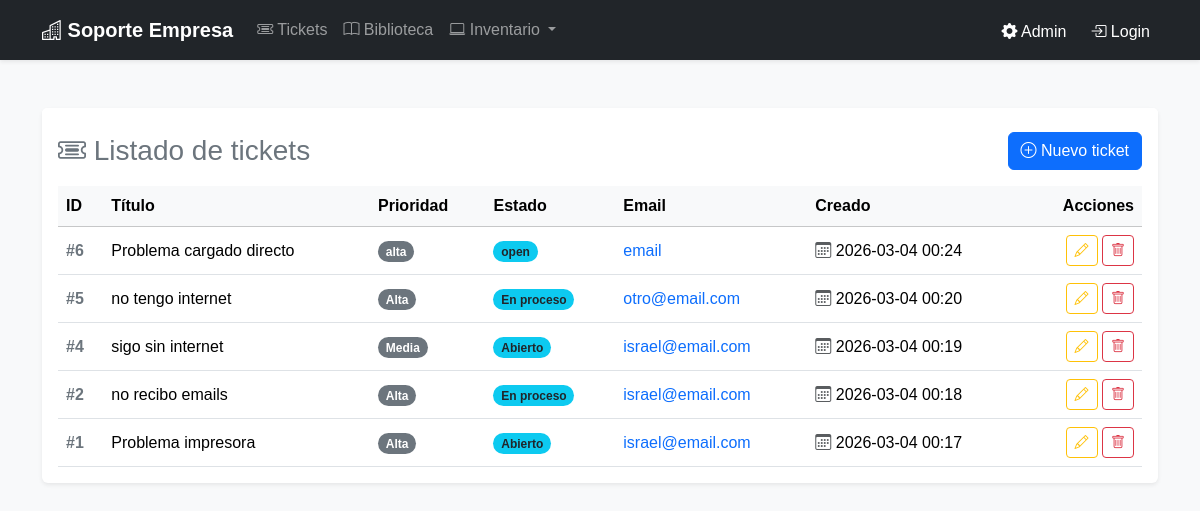
The page /tickets/ on the database its author committed.
### tickets/models.py (models this page shows, shortened)
class Ticket(models.Model):
    PRIORIDAD_CHOICES = [
        ("BAJA", "Baja"),
        ("MEDIA", "Media"),
        ("ALTA", "Alta"),
    ]
    ESTADO_CHOICES = [
        ("ABIERTO", "Abierto"),
        ("EN_PROCESO", "En proceso"),
        ("CERRADO", "Cerrado"),
    ]
    titulo = models.CharField(max_length=120)
    email_contacto = models.EmailField()
    prioridad = models.CharField(max_length=10, choices=PRIORIDAD_CHOICES,
default="MEDIA")
    estado = models.CharField(max_length=12, choices=ESTADO_CHOICES,
default="ABIERTO")
    descripcion = models.TextField(blank=True)
    fecha_creacion = models.DateTimeField(auto_now_add=True)

### tickets/views.py (the view)
# urls.py: path("", TicketListView.as_view(), name="ticket_list"),
class TicketListView(ListView):
    model = Ticket
    template_name = "ticket_list.html"
    context_object_name = "tickets"
    ordering = ["-fecha_creacion"]

### tickets/templates/ticket_list.html
{% extends "base.html" %}
{% block content %}
<div class="card shadow-sm border-0 mb-4">
    <div class="card-header bg-white border-0 pt-4 pb-0 d-flex justify-content-between align-items-center">
        <h2 class="card-title h3 mb-0 text-secondary"><i class="bi bi-ticket-detailed"></i> Listado de tickets</h2>
        <a class="btn btn-primary" href="{% url 'ticket_create' %}"><i class="bi bi-plus-circle"></i> Nuevo ticket</a>
    </div>
    <div class="card-body">
    {% if tickets %}
        <div class="table-responsive">
            <table class="table table-hover align-middle mb-0">
                <thead class="table-light">
                    <tr>
                        <th>ID</th>
                        <th>Título</th>
                        <th>Prioridad</th>
                        <th>Estado</th>
                        <th>Email</th>
                        <th>Creado</th>
                        <th class="text-end">Acciones</th>
                    </tr>
                </thead>
                <tbody>
                    {% for t in tickets %}
                    <tr>
                        <td class="fw-bold text-secondary">#{{ t.id }}</td>
                        <td>{{ t.titulo }}</td>
                        <td><span class="badge rounded-pill bg-secondary">{{ t.get_prioridad_display }}</span></td>
                        <td><span class="badge rounded-pill bg-info text-dark">{{ t.get_estado_display }}</span></td>
                        <td><a href="mailto:{{ t.email_contacto }}" class="text-decoration-none">{{ t.email_contacto }}</a></td>
                        <td><i class="bi bi-calendar3 text-muted"></i> {{ t.fecha_creacion|date:"Y-m-d H:i" }}</td>
                        <td class="text-end">
                            <a class="btn btn-sm btn-outline-warning" href="{% url 'ticket_update' t.pk %}" title="Editar"><i class="bi bi-pencil"></i></a>
                            <a class="btn btn-sm btn-outline-danger" href="{% url 'ticket_delete' t.pk %}" title="Eliminar"><i class="bi bi-trash"></i></a>
                        </td>
                    </tr>
                    {% endfor %}
                </tbody>
            </table>
        </div>
    {% else %}
        <div class="text-center py-5 text-muted">
            <i class="bi bi-inbox display-4 mb-3 d-block"></i>
            <p class="lead mb-0">No hay tickets registrados en este momento.</p>
        </div>
    {% endif %}
    </div>
</div>
{% endblock %}

### templates/base.html (shortened to what this page needs)
{% load static %}
<!DOCTYPE html>
<html lang='es'>
<head>
    <link href='https://cdn.jsdelivr.net/npm/bootstrap@5.3.3/dist/css/bootstrap.min.css' rel='stylesheet'>
    <link rel="stylesheet" href="https://cdn.jsdelivr.net/npm/bootstrap-icons@1.11.3/font/bootstrap-icons.min.css">
    <link rel='stylesheet' href='{% static "css/styles.css" %}'>
</head>
<body class='bg-light'>
    <nav class='navbar navbar-expand-lg navbar-dark bg-dark shadow-sm'>
        <div class='container'>
            <a class='navbar-brand fw-bold' href='{% url "index" %}'>
                <i class="bi bi-buildings"></i> Soporte Empresa
            </a>
            <div class='collapse navbar-collapse' id='navbarNav'>
                <ul class="navbar-nav me-auto">
                    <li class="nav-item"><a class='nav-link' href='{% url "ticket_list" %}'><i class="bi bi-ticket-detailed"></i> Tickets</a></li>
                    <li class="nav-item"><a class='nav-link' href='{% url "lista_libros" %}'><i class="bi bi-book"></i> Biblioteca</a></li>
                    <li class="nav-item dropdown">
                        <a class="nav-link dropdown-toggle" href="#" role="button" data-bs-toggle="dropdown">
                            <i class="bi bi-laptop"></i> Inventario
                        </a>
                    </li>
                </ul>
                <ul class="navbar-nav ms-auto">
                    <li class="nav-item"><a class='nav-link btn btn-outline-secondary btn-sm text-white me-2 mt-1' href='/admin/'><i class="bi bi-gear-fill"></i> Admin</a></li>
                    {% if user.is_authenticated %}
                        <li class="nav-link btn btn-outline-secondary btn-sm text-white me-2 mt-1">
                            <i class="bi bi-person-circle"></i> Hola, {{ user.username|title }}
                        </li>
                        <li class="nav-item">
                            <form method="post" action="{% url 'logout' %}" class="d-inline">
                            {% csrf_token %}
                            <button type="submit" class="nav-link btn btn-danger btn-sm text-white mt-1 border-0">
                                <i class="bi bi-box-arrow-left"></i> Logout
                            </button>
                            </form>
                        </li>
                    {% else %}
                        <li class="nav-item"><a class='nav-link btn btn-primary btn-sm text-white mt-1' href="{% url 'login' %}"><i class="bi bi-box-arrow-in-right"></i> Login</a></li>
                    {% endif %}
                </ul>
            </div>
        </div>
    </nav>
    <main class='container py-5'>
        {% block content %}
        {% endblock %}
    </main>
</body>
</html>

### static/css/styles.css (style rules this page uses)
body { font-family: Arial, sans-serif; }

### rows shown on the page
Ticket: id "6", titulo "Problema cargado directo", prioridad "alta", estado "open", email_contacto "email", fecha_creacion "2026-03-04 00:24"
Ticket: id "5", titulo "no tengo internet", prioridad "Alta", estado "En proceso", email_contacto "otro@email.com", fecha_creacion "2026-03-04 00:20"
Ticket: id "4", titulo "sigo sin internet", prioridad "Media", estado "Abierto", email_contacto "israel@email.com", fecha_creacion "2026-03-04 00:19"
Ticket: id "2", titulo "no recibo emails", prioridad "Alta", estado "En proceso", email_contacto "israel@email.com", fecha_creacion "2026-03-04 00:18"
Ticket: id "1", titulo "Problema impresora", prioridad "Alta", estado "Abierto", email_contacto "israel@email.com", fecha_creacion "2026-03-04 00:17"
